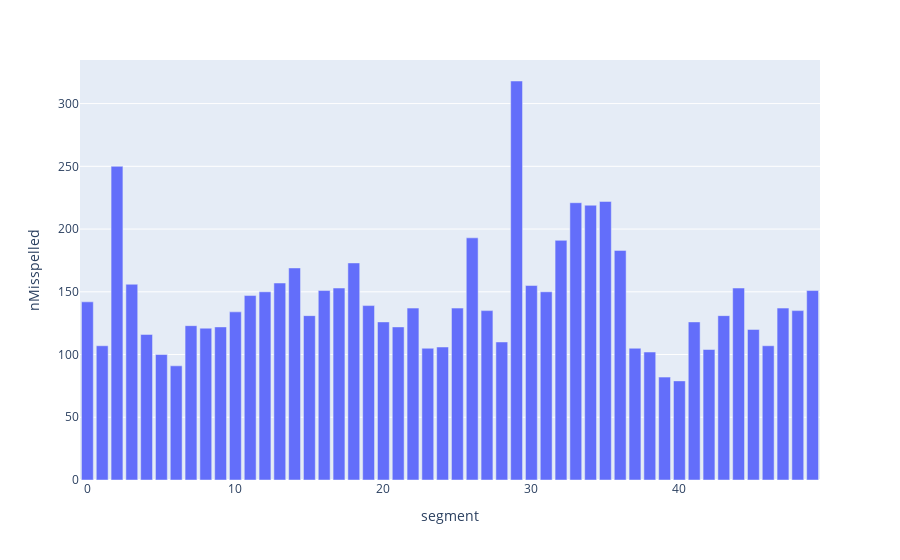

This figure's notebook cell:
### Code cell
plotMisspelled(ulysses)

### Figure 1 — Plotly figure (JSON) as saved in the notebook; plotly's stock layout.template omitted (floating-point values rounded to 4 significant figures)
{"data": [{"alignmentgroup": "True", "customdata": [[["     ULYSSES  by James Joyce     -- I --", "Stately, plump Buck Mulligan came from", "the stairhead, bearing a bowl of lather", "on which a mirror and a razor"], "stairhead dressinggown ungirdled Introibo altare Dei jesuit gunrest untonsured ouns gunrest n't jesuit n't n't n't razorblade Scutter gunrest noserag "], [["er.  --What? Haines said, beginning to", "point at Stephen. He himself?  Buck", "Mulligan slung his towel stolewise round", "his neck and, bending in loose lau"], "stolewise n't smokeplume mailboat wellshaped amn't ashplant fortyfoot birdsweet n't n't waistcoatpocket n't n't n't n't ashplant et apostolicam eccles"], [["heet._   His eyes open wide in vision", "stared sternly across the sunbeam in", "which he halted.  --A merchant, Stephen", "said, is one who buys cheap and sel"], "goldskinned gemmed thickplotting unoffending rancours underjaw playfield Ay struggler cattletraders playfield couchant bullockbefriending coughball ga"], [["ro ad te veniet_. He comes, pale", "vampire, through storm his eyes, his bat", "sails bloodying the sea, mouth to her", "mouth's kiss.  Here. Put a pin in that"], "fleshless moomb allwombing unspeeched ooeeehah cataractic wayawayawayawayaway manshape flutiest shamewounded longlashed visuality kickshaws pickmeup p"], [["rried out towards the smell, stepping", "hastily down the stairs with a flurried", "stork's legs. Pungent smoke shot up in", "an angry jet from a side of the p"], "rried n't n't Anemic jarvey n't meatstained tabledrawer oilcakes n't Hallstand raincloak shopbell brillantined brushup paybox jakes limewash nextdoor "], [["rry I didn't work him about getting", "Molly into the choir instead of that", "Father Farley who looked a fool but", "wasn't. They're taught that. He's not", "goi"], "n't n't blub swingdoor sodality altarrails n't mazzoth shewbread spreeish bootsole n't crawthumpers shiftylooking n't n't Quis n't n't massboy schschs"], [["ns' faces.  --That's an awfully good one", "that's going the rounds about Reuben J", "and the son.  --About the boatman? Mr", "Power asked.  --Yes. Isn't it aw"], "ns n't n't hobbledehoy eightpence n't redhot adelite slaveys frontlet whitelined n't redlabelled n't streetorgan ownio croups Huuuh Springers dicky n'"], [["eceased, three pounds thirteen and six.", "With thanks.  I daresay the soil would", "be quite fat with corpsemanure, bones,", "flesh, nails. Charnelhouses. Dre"], "corpsemanure swurls gurls n't De mortuis n't lankylooking Ay deadborn n't gravetrestles gravehead frockcoat n't n't deathchamber Bam n't fryingpan jin"], [["s taking a day off I see. Rather upsets", "a man's day, a funeral does. He has", "influence they say. Old Chatterton, the", "vicechancellor, is his granduncle"], "vicechancellor greatgranduncle Subleader mighthavebeen n't baldheaded twere wellpraised Shite welshcombed blackspectacled Daw WETHERUP n't Daw Wetheru"], [["to hear, their smokes ascending in frail", "stalks that flowered with his speech.", "_And let our crooked smokes._ Noble", "words coming. Look out. Could you t"], "highpriest babemaries stonehorned stonebearded daylabourers uncontradicted winejug ay boosing typesheets n't fellaheen fiftythree Blackpitts darlint f"], [["hat, he said. Poor thing! Three days!", "That's terrible for her.  Mrs Breen", "nodded.  --She was taken bad on the", "Tuesday...  Mr Bloom touched her funnybo"], "funnybone heavystringed skullpiece dustcoat Tisdall wo n't frockcoat skullpiece stickumbrelladustcoat n't fortyfour exc vicereine staghounds Pothunter"], [["ares and part profits.  --Ay, now I", "remember, Nosey Flynn said, putting his", "hand in his pocket to scratch his groin.", "Who is this was telling me? Isn't"], "Ay Nosey n't hanched longly smellsipped Nosey Carlow n't boose hindbar tuckstitched Nosey Nosey logwood n't pettycash Ay Ay Nosey Lenehan doggybowwows"], [["LE DISTRAIT      Piece de Shakespeare_", "He repeated to John Eglinton's", "newgathered frown:  --_Piece de", "Shakespeare_, don't you know. It's so", "French. T"], "newgathered n't ou deathsman n't bloodboltered yawp ghoststory behoof impalpability patrum bankside groundlings swanmews wellset cerecloth vesture tru"], [["dare not speak its name.  --As an", "Englishman, you mean, John sturdy", "Eglinton put in, he loved a lord.  Old", "wall where sudden lizards flash. At", "Charent"], "uneared giglot bedvow dullbrained thirtyfour countryfolk tithefarmer secondbest Separatio et thalamo n't suspired Catamite beautifulinsadness maltjobb"], [[" thee a breechpad.  Manner of Oxenford.", "Day. Wheelbarrow sun over arch of", "bridge.  A dark back went before them,", "step of a pard, down, out by the gat"], "breechpad Oxenford pard coigns hierophantic bless'd onelegged treeshade inkshining arecanut n't owlin pillarbox n't sixeyed Brunny Lynam Maginni frock"], [["she? Lenehan said.  A card _Unfurnished", "Apartments_ reappeared on the windowsash", "of number 7 Eccles street.  He checked", "his tale a moment but broke ou"], "windowsash Delahunt glees bellyband gamey jarvey jingbang weeshy Poldy n't riverwall yachtingcap hindhead allroundman bloodred shopman Lovebirch n't d"], [["umps of sugar deftly longwise through", "the whipped cream. Buck Mulligan slit a", "steaming scone in two and plastered", "butter over its smoking pith. He bit"], "longwise n't n't threemasted Tisdall stickumbrelladustcoat pleasance Coactus dustcoat onwards thewless sidemirrors Dignam pucking twentysecond soubret"], [["wer in his coat: who gave him?), and", "syrupped with her voice:  --Fine goods", "in small parcels.  That is to say she.", "Neatly she poured slowsyrupy sloe."], "syrupped oceansong teatray cashregister ahunger ahumming elbowsleeve ryebloom n't skyblue Afterwits Sonnezlacloche Sonnez Sonnez smackwarm smackable w"], [[" Dee.  He blotted quick on pad of Pat.", "Envel. Address. Just copy out of paper.", "Murmured: Messrs Callan, Coleman and Co,", "limited. Henry wrote:  Miss Ma"], "Messrs n't rosery n't n't Hee hee hee hee Hee hee Hee hee hee hee Hee hee hee hee Hoh seahorn ginhot lovesongs wom bardoor anear n't seasmiling unansw"], [["agate with this dun.  So we turned into", "Barney Kiernan's and there, sure enough,", "was the citizen up in the corner having", "a great confab with himself a"], "gloryhole cruiskeen Arrah ve n't chara towser broadshouldered deepchested stronglimbed frankeyed redhaired freelyfreckled largenosed brawnyhanded hair"], [["er, his cassock above his hoary head,", "and offered up to the throne of grace", "fervent prayers of supplication. Hand by", "the block stood the grim figure o"], "tengallon worldfamous terra cotta milkjugs housesteward aliquot roomkeepers nec prebendary timehonoured fourleaved ster provostmarshal lieutenantcolon"], [["? says Joe.  --Recorder, says Ned.", "--Poor old sir Frederick, says Alf, you", "can cod him up to the two eyes.  --Heart", "as big as a lion, says Ned. Tell"], "Ay n't oxeyed feastday chargeant brehons holden sinhedrim Iar rightwiseness donjon sleuthhounds ne n't nisi fancyman tailend puissant tholsel seadivid"], [["g bagman, that poisoned himself with the", "prussic acid after he swamping the", "country with his baubles and his penny", "diamonds. Loans by post on easy ter"], "prussic orangeman swordhilt tabard ifaith Lackaday servest afasting collops widgeon bason medlar Gadzooks n't swaddler n't deedpoll ventre sa middling"], [[" racing in the bicycle races in Trinity", "college university. Little recked he", "perhaps for what she felt, that dull", "aching void in her heart sometimes,"], "recked Gerty n't Gerty selftinted vee cottonwool underbrim eggblue shopsoiled waterjug higharched wellturned Gerty rosepink peagreen n't n't pentup fe"], [[" the strand to where there was the place", "to push up the pushcar and Cissy took", "off the twins' caps and tidied their", "hair to make herself attractive of"], "pushcar Panem de coelo praestitisti eis Gerty ringdove kinnatt deedaw brandnew Gerty presbyterian toilettable whiterose eyebrowleine pouncetbox allimp"], [["It was too. Violets. Came from the", "turpentine probably in the paint. Make", "their own use of everything. Same time", "doing it scraped her slipper on the f"], "n't n't Hm Hm Hm opoponax Hm Hm hogo Hm Hm n't macintosh lightingup n't nightclouds fluxions n't oilpainting plumstones breadvan drouth tabbywhite How"], [["ir by a warlock with his breath that he", "blases in to them like to bubbles. And", "full fair cheer and rich was on the", "board that no wight could devise a"], "blases ne withouten misbelieving nie natheless olivepress wheatkidneys brewage alther upfloor dureth emprise childing tofore husbandly franklin frere "], [["rade for live stock and meadow auctions", "hard by Mr Gavin Low's yard in Prussia", "street. I question with you there, says", "he. More like 'tis the hoose or"], "tis hoose tailtickler Rinderpest bestquoted chinashop cattlebreeder doughballs bulliness daisychains cowhouse spermacetic uarters Ay cattleraider whor"], [["and he stood for, envisaged in such", "cases an arrest of embryonic development", "at some stage antecedent to the human.", "An outlandish delegate sustained a"], "avouchment shortlived allocution supremest submittal soulth bullawurrus rookshooting Lex talionis debtorship beholdeth booksatchel fullfledged orderbo"], [["ughty deed and no botch! Thou art, I", "vow, the remarkablest progenitor barring", "none in this chaffering allincluding", "most farraginous chronicle. Astound"], "remarkablest chaffering allincluding farraginous bandog scholarment Malthusiasts bemoiled countinghouse newbegotten hayfever threnes trentals jeremies"], [["RS BREEN: Mr...  BLOOM: _(Coughs", "gravely)_ Madam, when we last had this", "pleasure by letter dated the sixteenth", "instant...  MRS BREEN: Mr Bloom! You do"], "n't n't wo n't sminute cornerman upstarched smackfatclacking babby trumming tenderish frivol conjugials thoughtreading seriocomic wateredsilk halfmoon"], [["of John F. Taylor. He applies his", "handkerchief to his mouth and", "scrutinises the galloping tide of", "rosepink blood.)_  J.J.O'MOLLOY:", "_(Almost voicelessl"], "rosepink O'MOLLOY wellchosen avine proboscidal soultransfigured soultransfiguring lowcorsaged balldress elbowlength sabletrimmed Lovebirch coney ninet"], [[" fellow, not at all! (He gives his coat", "to a beggar) Please accept. _(He takes", "part in a stomach race with elderly male", "and female cripples)_ Come on,"], "Daleth Hagadah Tephilim Yom Roschaschana Beni Brith Mazzoth Askenazim Meshuggah Paradisiacal NOSEY recognisances O'MOLLOY NOSEY hydrochlor Tinct nux v"], [["says.  JOHN EGLINTON: _(Produces a", "greencapped dark lantern and flashes it", "towards a corner: with carping accent)_", "Esthetics and cosmetics are for the"], "greencapped Esthetics coalscuttle holyeyed seawind MACLIR Aum Ak Mor pimander seawind patsypunjaub wo n't stormbirds Shakti Aum dreamery judashand gas"], [["Y: Don't be too hard on her, Mr Bello.", "Sure you won't, ma'amsir.  BELLO:", "_(Coaxingly)_ Come, ducky dear, I want a", "word with you, darling, just to admi"], "n't wo n't BELLO sweety n't nosering bastinado knout saddleback hamrashers n't n't BELLO rumping n't BELLO FLORRY n't rollingpin BELLO cigarsmoke vice"], [["will you?  ZOE: Forfeits, a fine thing", "and a superfine thing.  BLOOM: _(With", "feeling)_ It is nothing, but still, a", "relic of poor mamma.  ZOE:       Gi"], "God'll n't God'll n't n't nostre etat FLORRY pettigown FLORRY Tis bella florry poundnote slyboots drawwell poundnote n't n't Hm Hm twobacks FLORRY tak"], [["l!  THE MOTHER: _(In the agony of her", "deathrattle)_ Have mercy on Stephen,", "Lord, for my sake! Inexpressible was my", "anguish when expiring with love, gr"], "deathrattle ashplant GASJET n't ashplant halldoor ashplant n't n't n't gasjet ashplant n't sixpenceworth FLORRY n't boatraces Warningly Florry halldoo"], [["ite breast... dim sea.  _(He stretches", "out his arms, sighs again and curls his", "body. Bloom, holding the hat and", "ashplant, stands erect. A dog barks in"], "ashplant ashplant eton bowknot ashplant cabman stonesthrow drinkables Jehu fourwheeler timehonoured dandered jarvey sandstrewer stonecutter fidus Acha"], [["ed to one of the jarvies with the", "request:  --You don't happen to have", "such a thing as a spare chaw about you?", "The jarvey addressed as it happened ha"], "jarvies n't jarvey threemaster cleanlooking ve Gospodi pomilyou n't jarvey Khaan maneaters focussed diddies n't unostentatiously Boudin eggsniping de "], [["in dress, most of them, which greatly", "enhances a woman's natural beauty, no", "matter what you say. Rumpled stockings,", "it may be, possibly is, a foible o"], "illfated jarvey Palme muggyish stager counterattraction bilgewater cabrank sentrybox doublebarrelled stiver coastwise au fait potation fagend wouldbe "], [["him once on the auspicious occasion when", "they broke up the type in the", "_Insuppressible_ or was it _United", "Ireland_, a privilege he keenly", "appreciated,"], "Insuppressible n't shillyshally soi disant townclerk Ay cottonball evildisposed witnessbox lubric Irishtown wellknown applecart n't n't esthetic prima"], [["neas and Farnaby and son with their", "_dux_ and _comes_ conceits and Byrd", "(William) who played the virginals, he", "said, in the Queen's chapel or anywhere"], "dux swingchains paven sixtyfive sixtyfive fourwalker hipshaker blackbuttocker taildangler headhanger n't noodly potheen sideface frows der dichten muc"], [["of the result, effected or projected,", "been received by him?  In Bernard", "Kiernan's licensed premises 8, 9 and 10", "little Britain street: in David Byrne'"], "restituted counterestimating symposiarchal jocoserious massproduct frequentative Molldopeloob Bollopedoom Ollebo harlequinade posticipated Highnesses "], [["and, as an apparition of hope and youth,", "holds him unresisting. It leads him to a", "strange habitation, to a secret infidel", "apartment, and there, implac"], "unresisting unresisting incitations veridicity heatless Padney skippingrope valerian neckarching uncommented waterrings mousewatching earwashing tumbl"], [["ially, rolled it into a thin cylinder,", "ignited it in the candleflame, applied", "it when ignited to the apex of the cone", "till the latter reached the stag"], "candleflame rutilance arborescence bellshade giltbordered pierglass undecorated compassionated ipsorelative aliorelative ipsorelative aliorelative pro"], [["/o. P. O. Dolphin's Barn: the", "transliterated name and address of the", "addresser of the 3 letters in reversed", "alphabetic boustrophedonic punctated", "quadr"], "addresser boustrophedonic punctated quadrilinear IGS UU MH IM creamlaid feintruled lowpower photocards buccal coition rere thaumaturgic wellknown Gert"], [["thin the natural female organ, having", "last taken place 5 weeks previous, viz.", "27 November 1893, to the birth on 29", "December 1893 of second (and only m"], "catamenic hemorrhage preestablished upcast rereward everchanging neverchanging semilaterally childman manchild Jinbad Failer Binbad Vinbad roc rocs me"], [["gets you on on the stage the last", "concert I sang at where its over a year", "ago when was it St Teresas hall", "Clarendon St little chits of missies", "they ha"], "missies nt Stabat jesuits freemason nt th Bn nt Krugers finelooking nt ve handglass scrooching skyblue stoppress joult featherbed nt fishslicers nt nt"], [["on robbing the chickens out of Inces", "farm and throw stones at you if you went", "anear he was looking at me I had that", "white blouse on open in the front"], "casemates plotching ricestraw nt limesalts nt rrrsssstt awokwokawok whatyoucallit whatyoucallit nt burialplace nt nt nt Williss sandfrog nt cleanshave"], [["in all creation another man with the", "habits he has look at the way hes", "sleeping at the foot of the bed how can", "he without a hard bolster its well he d"], "nt wifes nt huguenots salvations nt nt nt nt newlaid nt nt nt wethen nt nt coalcellar blackbeetles forlornlooking nt childs sheeps mens lowneck nt goo"]], "hovertemplate": "segment=%{x}<br>nMisspelled=%{y}<br>previews=%{customdata[0]}<br>misspelled=%{customdata[1]}<extra></extra>", "legendgroup": "", "marker": {"color": "#636efa"}, "name": "", "offsetgroup": "", "orientation": "v", "showlegend": false, "textposition": "auto", "type": "bar", "x": [0, 1, 2, 3, 4, 5, 6, 7, 8, 9, 10, 11, 12, 13, 14, 15, 16, 17, 18, 19, 20, 21, 22, 23, 24, 25, 26, 27, 28, 29, 30, 31, 32, 33, 34, 35, 36, 37, 38, 39, 40, 41, 42, 43, 44, 45, 46, 47, 48, 49], "xaxis": "x", "y": [142, 107, 250, 156, 116, 100, 91, 123, 121, 122, 134, 147, 150, 157, 169, 131, 151, 153, 173, 139, 126, 122, 137, 105, 106, 137, 193, 135, 110, 318, 155, 150, 191, 221, 219, 222, 183, 105, 102, 82, 79, 126, 104, 131, 153, 120, 107, 137, 135, 151], "yaxis": "y"}], "layout": {"barmode": "relative", "legend": {"tracegroupgap": 0}, "margin": {"t": 60}, "xaxis": {"anchor": "y", "domain": [0, 1], "title": {"text": "segment"}}, "yaxis": {"anchor": "x", "domain": [0, 1], "title": {"text": "nMisspelled"}}}}
